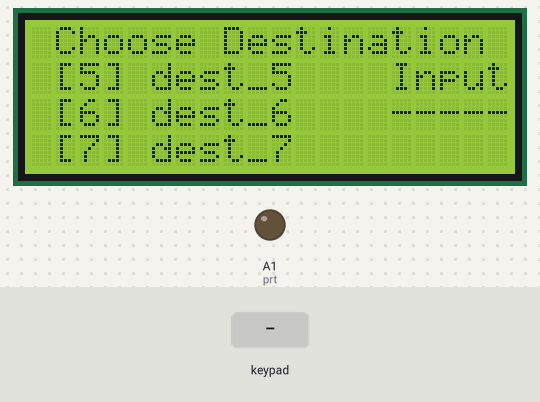
A sketch run on a simulated Arduino Uno, built with avr-gcc and run on an emulated ATmega328P. Shown: 20×4 character LCD, output pins drawn as LEDs (lit = HIGH). The inputs (shaded band) are chosen by the test bench. The local clock reads 2024-03-15 10:24:30 at power-on unless the sketch sets it.

Above: at 4.9 s.
5.0 s: keypad keys 0 0 0 1 A pressed 0.4 s apart
At 7.94 s:
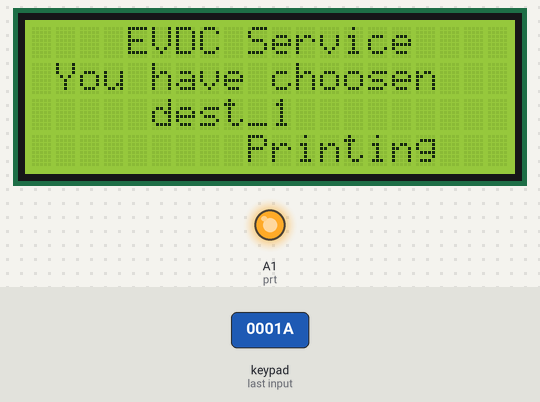
9.9 s: key 'A' pressed
12.9 s: keypad keys 7 6 5 4 A pressed 0.4 s apart
At 17.8 s:
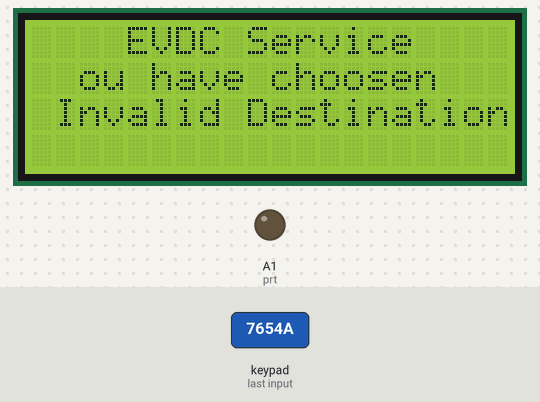
17.9 s: key '7' pressed
At 19.17 s:
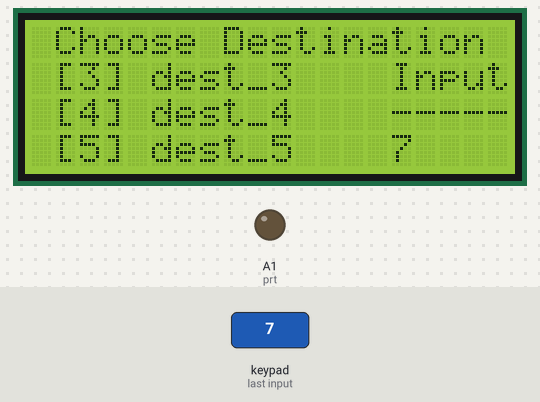
20.9 s: keypad keys 0 0 0 1 pressed 0.4 s apart
At 22.54 s:
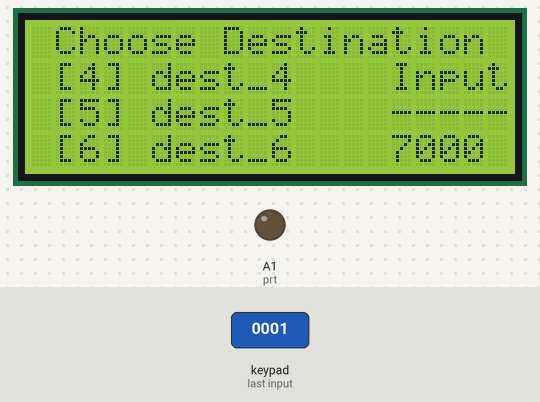
25.2 s: key 'B' pressed
At 25.7 s:
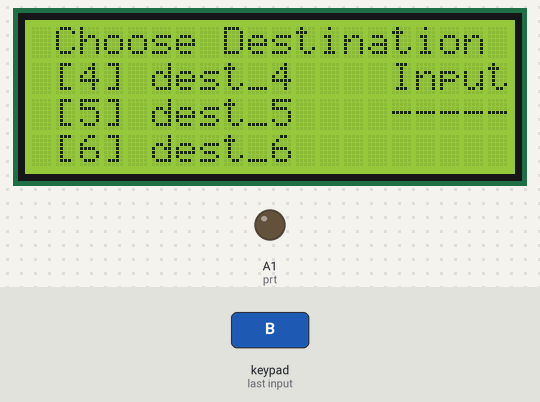
Timing chart, 0 to 28.2 s (numbered marks = the images above; inputs shaded):
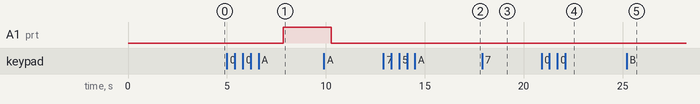

The sketch:

ArduinoFirmware.ino
```cpp
#include <Wire.h>
#include <RTClib.h> //Time Module
#include <Keypad.h> // keypad library
#include <ArduinoJson.h> // Arduino Json Library
#include <LiquidCrystal.h> // LCD library
#include <SoftwareSerial.h> // serial software library for interfacing GSM and ESP Module

#define Erx A3
#define Etx A2
#define prt A1    //Printer
#define Gtx A0
#define Grx 15

const byte ROWS = 4;
const byte COLS = 4;
char hexaKeys[ROWS][COLS] = {
    {'7','8','9','A'},
    {'4','5','6','B'},
    {'1','2','3','C'},
    {'*','0','#','D'}
};

byte rowPins[ROWS] = {7, 6, 5, 4}; //connect to the row pinouts of the keypad
byte colPins[COLS] = {3, 2, 1, 0}; //connect to the column pinouts of the keypad

  // strings and variables
int counter, total_destination_no = 9;
String machineID = "0001";
String destinations [20]= {"dest_1", "dest_2", "dest_3",
                           "dest_4", "dest_5", "dest_6",
                           "dest_7", "dest_8", "dest_9"};

// initialize the library with the numbers of the interface pins
RTC_DS1307 rtc;
SoftwareSerial ESPSerial(Erx, Etx); // RX, TX
SoftwareSerial GSMSerial(Grx, Gtx);// RX, TX
LiquidCrystal lcd(13, 12, 11, 10, 9, 8);// connect rs,en,d4,d5,d6,d7 respectevely
Keypad keypad = Keypad( makeKeymap(hexaKeys), rowPins, colPins, ROWS, COLS );

void setup() {

    // put your setup code here, to run once:
    pinMode(prt, OUTPUT);

    lcd.begin(20,4); // init LCD
    GSMSerial.begin(9600); // init serial for GSM
    ESPSerial.begin(9600); // init serial for ESP8266 WIFI MODULE
    digitalWrite(prt, LOW);
    counter = 0;

    while(!rtc.begin());
    rtc.adjust(DateTime(F(__DATE__), F(__TIME__)));
    displayHomescreen();
    lcd.clear();
}

void loop() {

    int ch = getInput();
    if(checkInput(ch)){
        printing(ch);
        sendToESP(ch);
    }
    delay(1000);
    lcd.clear();
}
```

GSM_commands.ino
```cpp
//void initGSM();
//void initGPRS();
//void GSMsetup();
//void main_menu();
//void WIFIsetup();
//void lcd_status();
//void sendToESP();
//Sring GetDate();
//Sring GetTime();
//void sendToServerWifi();
//void toServer(String str);
//void sendToServer(String str);
//void destination_display(int x);
//void connectGSM (String cmd, char *res);


//void initGSM(){
//    connectGSM("AT","OK");
//    connectGSM("ATE1","OK");
//    connectGSM("AT+CPIN?","READY");
//}
//
//void initGPRS(){
//    connectGSM("AT+CIPSHUT","OK");
//    connectGSM("AT+CGATT=1","OK");
//    connectGSM("AT+CSTT=\"etc.com\",\"\",\"\"","OK");
//    connectGSM("AT+CIICR","OK");
//    delay(1000);
//    GSMSerial.println("AT+CIFSR");
//    delay(1000);
//}
//
//void connectGSM (String cmd, char *res){
//    while(1){
//      GSMSerial.println(cmd);
//      delay(500);
//      while(GSMSerial.available()>0){
//        if(GSMSerial.find(res)){
//          delay(1000);
//          return;
//        }
//      }
//      delay(1000);
//    }
//}
//
//void GSMsetup() {
//
//    lcd.clear();
//    lcd.print("Initializing GSM");
//    initGSM(); // init GSM module
//    lcd.clear();
//    lcd.print("Initializing GPRS");
//    initGPRS(); // init GPRS in GSM Module
//    lcd.clear();
//    lcd.print("System Ready");
//    delay(2000);
//}
//
//void sendToServerGSM(String msg){
//    lcd.clear();
//    lcd.noCursor();
//    lcd.noBlink();
//    lcd.print("Status");
//    lcd.setCursor(0,1);
//    lcd.print("Sending Data To Server");
//
//    toServer(msg);
//    GSMSerial.print("url: ");
//    GSMSerial.print(url);
//    delay(500);
//    lcd.clear();
//    lcd_status();
//    msg="";
//}
//
//void toServer(String msg){
//    url = "GET /input/" + msg;
//    url += " HTTP/1.0\r\n\r\n";
//    svr = StartTCPIP + "," + serverIP + "," + port;
//    connectGSM(svr,"CONNECT");
//    delay(500);
//    GSMSerial.println(SendCmd + url.length());
//    delay(500);
//}
```

WIFI.ino
```cpp
void sendToESP(int ch){

      DynamicJsonDocument jDoc(128);
      boolean assign = false;

      if(counter == 12){
          assign = true;
          counter = 0;
      }
      else
          counter++;

      jDoc["machineID"] = machineID;
      jDoc["destination"] = destinations[ch-1];
      jDoc["reg_date"] = GetCurrentTime();
      jDoc["assign"] = assign;

      GSMSerial.print("JSON: ");
      serializeJson(jDoc,GSMSerial);
      GSMSerial.println("");
      jDoc.clear();
      delay(500);
      success_status();
      delay(500);
}
```

common.ino
```cpp
void displayHomescreen(){

    String str[4] = {"   ", ".  ", ".. ", "..."};

    lcd.clear();
    lcd.setCursor(5,0);
    lcd.println("EVDCS");
    lcd.setCursor(0,1);
    lcd.println("  Welcome To EVDC");
    lcd.setCursor(0,2);
    lcd.print(GetDate());
    lcd.print(" ");
    lcd.print(GetTime());
    lcd.setCursor(4,3);
    lcd.print("Initializing");
    delay(1000);

    for(int i=0;i<12;i++){
        lcd.setCursor(0,3);
        lcd.print("          Loading");
        lcd.print(str[i%4]);
        delay(200);
    }

    GSMSerial.println();
    GSMSerial.println("                     ***********************");
    GSMSerial.println("                     * GSM MESSAGE To EVDC *");
    GSMSerial.println("                     ***********************");
    GSMSerial.println("");
    GSMSerial.println("  MachineID       Destination        Time            Date");
    GSMSerial.println("  =========       ===========        ====            ====");
}

int getInput(){

    String input = "";
    char key;
    int z = 0, i = 3;

    while((key = keypad.getKey()) != 'A'){
        if((key == '*') || (key == 'B') || (z == 0)){
            z = 0;
            input = "";
        }
        if(key == 'C'){
            z /= 10;
            input = String(z);
        }
        if (isDigit(key)) {
            input += (char)key;
            z = input.toInt();
        }
        lcd.clear();
        lcd.setCursor(15,1);
        lcd.println("Input");
        lcd.setCursor(15,2);
        lcd.println("-----");
        lcd.setCursor(15,3);
        lcd.println("     ");
        lcd.setCursor(15,3);
        lcd.println(input);

        destination_list(i);
        i++;
        if(i > total_destination_no)
            i = 3;
        delay(10);
    }
    return z;
}
boolean checkInput(int ch){

    lcd.clear();
    lcd.setCursor(1,0);
    lcd.println("   EVDC Service");
    lcd.setCursor(1,1);
    lcd.print("You have choosen ");

    if((ch > 0)&&(ch <=total_destination_no))
        return true;
    else if(ch > total_destination_no){
        lcd.setCursor(1,2);
        lcd.println("Invalid Destination");
        return false;
    }
    lcd.setCursor(1,1);
    lcd.println("Invalid Input!");
    lcd.setCursor(1,2);
    lcd.println("You Must Enter ");
    lcd.setCursor(1,3);
    lcd.println("a Destination First");
    return false;
}

void printing(int ch){

    lcd.setCursor(5,2);
    lcd.println(destinations[ch-1]);
    lcd.setCursor(8,3);

    printer();

    lcd.setCursor(1,1);
    lcd.println("    Thank you!!     ");
    lcd.setCursor(1,2);
    lcd.println("Have A Safe Journey");
    lcd.setCursor(5,3);
    lcd.print("To ");
    lcd.println(destinations[ch-1]);
    lcd.println("       ");

    writeChoice(ch);
    delay(500);
}

void printer(){

    String str[4] = {"   ", ".  ", ".. ", "..."};
    digitalWrite(prt, HIGH);

    for(int i=0;i<12;i++){

        lcd.setCursor(9,3);
        lcd.print("Printing");
        lcd.print(str[i%4]);
        delay(200);
    }
    digitalWrite(prt, LOW);
}

void writeChoice(int ch){

    GSMSerial.print("  ");
    GSMSerial.print(machineID);
    GSMSerial.print("            ");
    GSMSerial.print(destinations[ch-1]);
    GSMSerial.print("             ");
    GSMSerial.print(GetTime());
    GSMSerial.print("        ");
    GSMSerial.println(GetDate());
}

void destination_list(int i){

    lcd.setCursor(0,0);
    lcd.println(" Choose Destination");
    lcd.setCursor(0,1);
    destination_display(i-2);
    lcd.setCursor(0,2);
    destination_display(i-1);
    lcd.setCursor(0,3);
    destination_display(i);
    delay(200);
}

String GetTime(){
    DateTime now = rtc.now();
    char current[50];
    sprintf(current, "%02d:%02d:%02d",now.hour(), now.minute(), now.second());
    return current;
}

String GetDate(){
    DateTime now = rtc.now();
    char current[50];
    sprintf(current, "%04d-%02d-%02d", now.year(), now.month(), now.day());
    return current;
}
String GetCurrentTime(){
    DateTime now = rtc.now();
    char current[50];
    sprintf(current, "%04d-%02d-%02dT%02d:%02d:%02dZ", now.year(), now.month(), now.day(),now.hour(), now.minute(), now.second());
    return current;
}

void destination_display(int x){

    lcd.print(" [");
    lcd.print(x);
    lcd.print("] ");
    lcd.println(destinations[x-1]);
}

void success_status(){
    lcd.clear();
    lcd.setCursor(6,0);
    lcd.print("Status");
    lcd.setCursor(6,1);
    lcd.print("======");
    lcd.setCursor(1,2);
    lcd.print("Data Sent to Server");

}
```

Measured:
- after the input at 5.0 s, A1 (prt): LOW → HIGH after 2.8 s
- after the input at 25.2 s, the display: first changes after 0.17 s (image 5 shows a later state)
